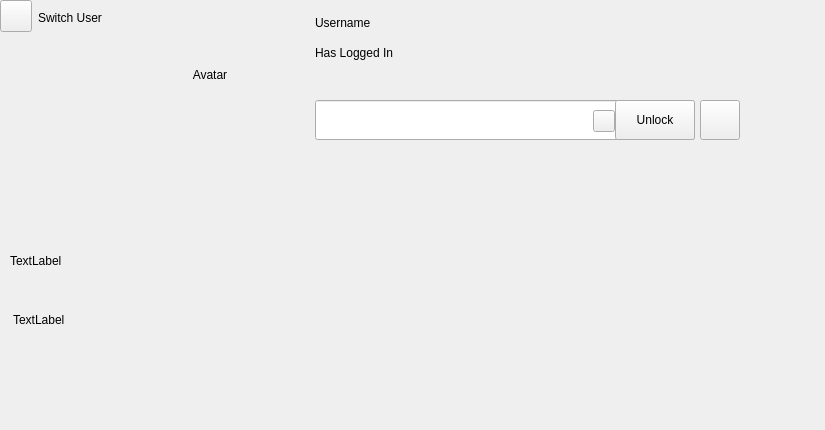
<?xml version="1.0" encoding="UTF-8"?>
<ui version="4.0">
 <class>MainWindow</class>
 <widget class="QMainWindow" name="MainWindow">
  <property name="geometry">
   <rect>
    <x>0</x>
    <y>0</y>
    <width>825</width>
    <height>430</height>
   </rect>
  </property>
  <property name="windowTitle">
   <string>MainWindow</string>
  </property>
  <widget class="QWidget" name="centralWidget">
   <widget class="QWidget" name="widgetLockscreen" native="true">
    <property name="geometry">
     <rect>
      <x>0</x>
      <y>0</y>
      <width>761</width>
      <height>200</height>
     </rect>
    </property>
    <property name="baseSize">
     <size>
      <width>580</width>
      <height>200</height>
     </size>
    </property>
    <widget class="QLabel" name="lblCapsLock">
     <property name="geometry">
      <rect>
       <x>535</x>
       <y>100</y>
       <width>40</width>
       <height>40</height>
      </rect>
     </property>
     <property name="styleSheet">
      <string notr="true">border:none;
background-color:transparent;</string>
     </property>
     <property name="text">
      <string/>
     </property>
    </widget>
    <widget class="QLineEdit" name="lineEditPassword">
     <property name="geometry">
      <rect>
       <x>315</x>
       <y>100</y>
       <width>380</width>
       <height>40</height>
      </rect>
     </property>
     <property name="styleSheet">
      <string notr="true"/>
     </property>
    </widget>
    <widget class="QLabel" name="lblUsername">
     <property name="geometry">
      <rect>
       <x>315</x>
       <y>10</y>
       <width>300</width>
       <height>25</height>
      </rect>
     </property>
     <property name="text">
      <string>Username</string>
     </property>
    </widget>
    <widget class="QLabel" name="lblPrompt">
     <property name="geometry">
      <rect>
       <x>315</x>
       <y>65</y>
       <width>300</width>
       <height>30</height>
      </rect>
     </property>
     <property name="text">
      <string/>
     </property>
    </widget>
    <widget class="QPushButton" name="btnUnlock">
     <property name="geometry">
      <rect>
       <x>615</x>
       <y>100</y>
       <width>80</width>
       <height>40</height>
      </rect>
     </property>
     <property name="focusPolicy">
      <enum>Qt::NoFocus</enum>
     </property>
     <property name="text">
      <string>Unlock</string>
     </property>
    </widget>
    <widget class="QLabel" name="lblLogged">
     <property name="geometry">
      <rect>
       <x>315</x>
       <y>40</y>
       <width>100</width>
       <height>25</height>
      </rect>
     </property>
     <property name="text">
      <string>Has Logged In</string>
     </property>
    </widget>
    <widget class="QLabel" name="lblAvatar">
     <property name="geometry">
      <rect>
       <x>145</x>
       <y>10</y>
       <width>130</width>
       <height>130</height>
      </rect>
     </property>
     <property name="text">
      <string>Avatar</string>
     </property>
     <property name="alignment">
      <set>Qt::AlignCenter</set>
     </property>
    </widget>
    <widget class="QPushButton" name="btnBiometric">
     <property name="geometry">
      <rect>
       <x>700</x>
       <y>100</y>
       <width>40</width>
       <height>40</height>
      </rect>
     </property>
     <property name="cursor">
      <cursorShape>PointingHandCursor</cursorShape>
     </property>
     <property name="focusPolicy">
      <enum>Qt::NoFocus</enum>
     </property>
     <property name="styleSheet">
      <string notr="true"/>
     </property>
     <property name="text">
      <string/>
     </property>
    </widget>
    <widget class="QPushButton" name="btnHidePwd">
     <property name="geometry">
      <rect>
       <x>593</x>
       <y>110</y>
       <width>22</width>
       <height>22</height>
      </rect>
     </property>
     <property name="focusPolicy">
      <enum>Qt::NoFocus</enum>
     </property>
     <property name="text">
      <string/>
     </property>
    </widget>
    <widget class="QPushButton" name="btnSwitchUser">
     <property name="geometry">
      <rect>
       <x>0</x>
       <y>0</y>
       <width>32</width>
       <height>32</height>
      </rect>
     </property>
     <property name="focusPolicy">
      <enum>Qt::NoFocus</enum>
     </property>
     <property name="text">
      <string/>
     </property>
    </widget>
    <widget class="QLabel" name="lblSwitchUser">
     <property name="geometry">
      <rect>
       <x>38</x>
       <y>5</y>
       <width>81</width>
       <height>25</height>
      </rect>
     </property>
     <property name="text">
      <string>Switch User</string>
     </property>
    </widget>
   </widget>
   <widget class="QWidget" name="widgetTime" native="true">
    <property name="geometry">
     <rect>
      <x>0</x>
      <y>220</y>
      <width>300</width>
      <height>150</height>
     </rect>
    </property>
    <widget class="QLabel" name="lblDate">
     <property name="geometry">
      <rect>
       <x>13</x>
       <y>90</y>
       <width>280</width>
       <height>20</height>
      </rect>
     </property>
     <property name="text">
      <string>TextLabel</string>
     </property>
    </widget>
    <widget class="QLabel" name="lblTime">
     <property name="geometry">
      <rect>
       <x>10</x>
       <y>11</y>
       <width>280</width>
       <height>60</height>
      </rect>
     </property>
     <property name="text">
      <string>TextLabel</string>
     </property>
    </widget>
   </widget>
  </widget>
 </widget>
 <layoutdefault spacing="6" margin="11"/>
 <resources/>
 <connections/>
</ui>
